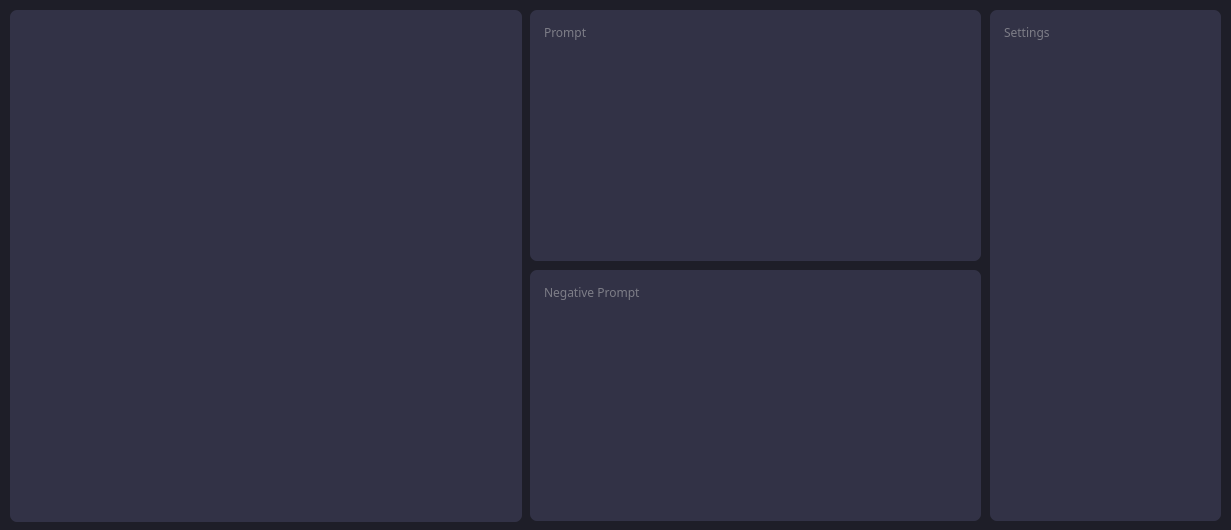
<?xml version="1.0" encoding="UTF-8"?>
<ui version="4.0">
 <class>PromptView</class>
 <widget class="QDialog" name="PromptView">
  <property name="geometry">
   <rect>
    <x>0</x>
    <y>0</y>
    <width>1231</width>
    <height>530</height>
   </rect>
  </property>
  <property name="windowTitle">
   <string>SD Multi Tool by Wiered - Prompt Reader lite</string>
  </property>
  <property name="styleSheet">
   <string notr="true">QDialog {
background-color: rgba(30, 30, 40, 1);
}

QGraphicsView {
	background-color: rgba(50, 50, 70, 1);
	border: 0px;
	border-radius: 7px;
}

QLabel {
	color: rgba(200, 200, 200, 1);
}

QPlainTextEdit, QListView, QListWidget {
	background-color: rgba(50, 50, 70, 1);
	color: rgba(200, 200, 200, 1);
	border: 0px solid rgba(255, 255, 255, 0.3);
	border-radius: 7px;
}

QPlainTextEdit {
	padding: 10px;
}

QPlainTextEdit#style_name, QPlainTextEdit#search_bar {
	padding: 0px 10px;
	padding-top: 3px;
}

QPushButton {
	background-color: #6464A0;
	border: 0px solid rgba(255, 255, 255, 0.3);
	border-radius: 7px;
	color: white;
}

QPushButton:pressed  { 
	background-color: qlineargradient(x1: 0, y1: 0, x2: 0, y2: 1,
                                      stop: 0 #dadbde, stop: 1 #f6f7fa);
}
</string>
  </property>
  <widget class="QGraphicsView" name="graphicsView">
   <property name="enabled">
    <bool>true</bool>
   </property>
   <property name="geometry">
    <rect>
     <x>10</x>
     <y>10</y>
     <width>512</width>
     <height>512</height>
    </rect>
   </property>
  </widget>
  <widget class="QPlainTextEdit" name="prompt">
   <property name="geometry">
    <rect>
     <x>530</x>
     <y>10</y>
     <width>451</width>
     <height>251</height>
    </rect>
   </property>
   <property name="font">
    <font>
     <family>JetBrains Mono</family>
    </font>
   </property>
   <property name="readOnly">
    <bool>true</bool>
   </property>
   <property name="placeholderText">
    <string>Prompt</string>
   </property>
  </widget>
  <widget class="QPlainTextEdit" name="negative_prompt">
   <property name="geometry">
    <rect>
     <x>530</x>
     <y>270</y>
     <width>451</width>
     <height>251</height>
    </rect>
   </property>
   <property name="font">
    <font>
     <family>JetBrains Mono</family>
    </font>
   </property>
   <property name="readOnly">
    <bool>true</bool>
   </property>
   <property name="placeholderText">
    <string>Negative Prompt</string>
   </property>
  </widget>
  <widget class="QPlainTextEdit" name="settings">
   <property name="geometry">
    <rect>
     <x>990</x>
     <y>10</y>
     <width>231</width>
     <height>511</height>
    </rect>
   </property>
   <property name="font">
    <font>
     <family>JetBrains Mono</family>
    </font>
   </property>
   <property name="readOnly">
    <bool>true</bool>
   </property>
   <property name="placeholderText">
    <string>Settings</string>
   </property>
  </widget>
 </widget>
 <resources/>
 <connections/>
</ui>
